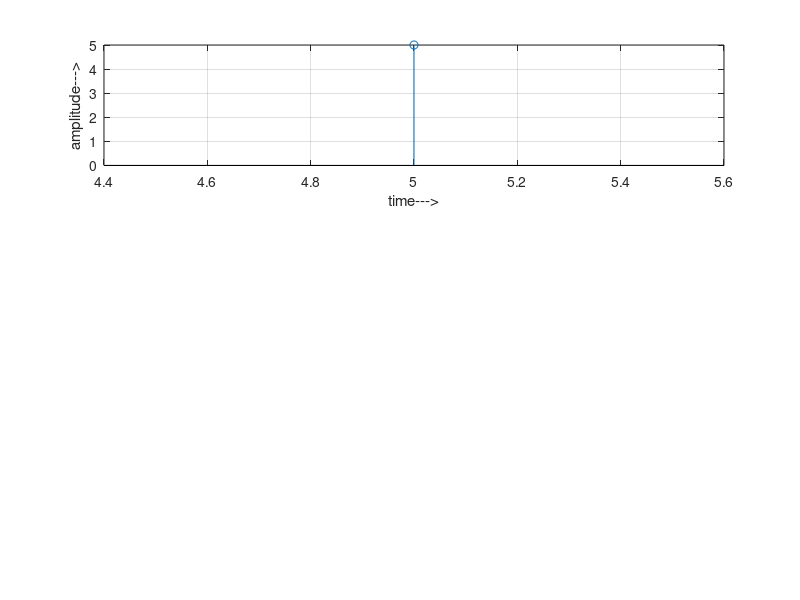

This chart was generated by the following MATLAB code: (Note: this script raises an error after producing the figure.)
%Program to find the linear convolution of two sequences

x1=input('Enter the first sequence x1(n) = ');
t1=input('Enter the starting time of first sequence t1 = ');
x2=input('Enter the second sequence x2(n) = ');
t2=input('Enter the starting time of second sequence t2 = ');
l1=length(x1);
l2=length(x2);
ln=l1+l2-1;

yn=conv(x1,x2);

a=t1+l1-1;
t=t1:a;
subplot(311);
stem(t,x1);
grid on;
xlabel('time--->');
ylabel('amplitude--->');
TITLE('First sequence');

a=t2+l2-1;
t=t2:a;
subplot(312);
stem(t,x2);
grid on;
xlabel('time--->');
ylabel('amplitude--->');
TITLE('Second sequence');

tn=t1+t2;
a=tn+ln-1;
t=tn:a;
subplot(313);
stem(t,yn);
grid on;
xlabel('time--->');
ylabel('amplitude--->');
TITLE('Convolved output');

%output

%Enter the first sequence x1(n) = [1 2 6 2 3 1 4]
%Enter the starting time of first sequence t1 = -3
%Enter the second sequence x2(n) = [3 1 4 5 2]
%Enter the starting time of second sequence t2 = -1
